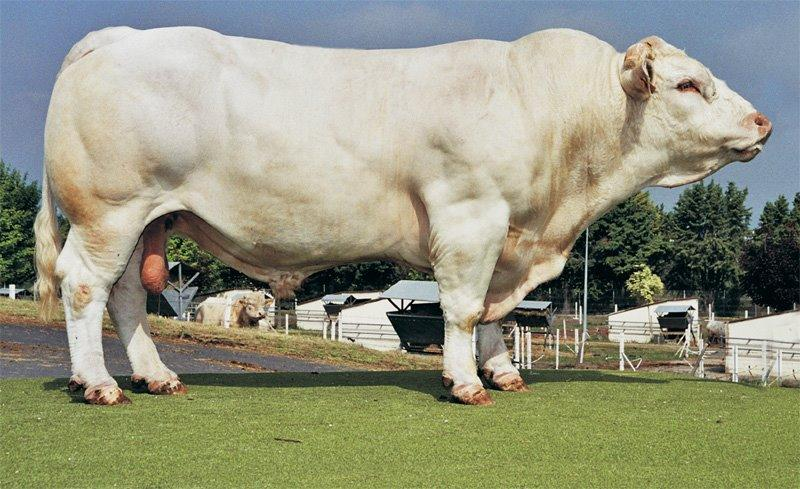
#> input picture cow-and-buffalo.v1i.tensorflow/test/-Charolais_jpg.rf.94b25630b3f559b6bf55c8a1b7389762.jpg, 800 x 489 px
$ python -i breed_database.py   (imports and definitions only)
#> lines starting #> are read from the running program, lines starting #| are printed output that depends on the picture; after the words box and inside, x2 and y2 are one past the last pixel; in counts of white or black regions, pixels touching at a corner belong together
#> further down, picture is the input picture: shape (489, 800, 3); mean B, G, R 126.9, 149.2, 148
#!/usr/bin/env python3
"""
Python version of the comprehensive breed database
Converted from breed-database.js for backend integration
"""

import math

BREED_DATABASE = {
    "buffalo": {
        "murrah": {
            "name": "Murrah",
            "origin": "India (Haryana)",
            "characteristics": {
                "color": "Jet black",
                "bodyType": "Heavy, compact body",
                "horns": "Short, tightly curled",
                "size": "Large",
                "weight": "Male: 500-600kg, Female: 400-500kg"
            },
            "colorProfile": {
                "black": 0.85,
                "gray": 0.10,
                "brown": 0.03,
                "white": 0.02
            },
            "milkProduction": "High (1500-2500 liters/lactation)",
            "temperament": "Docile, good for dairy",
            "distribution": "India, Pakistan, Bangladesh, Nepal"
        },
        "jaffarabadi": {
            "name": "Jaffarabadi",
            "origin": "India (Gujarat)",
            "characteristics": {
                "color": "Dark gray to black",
                "bodyType": "Massive, heavy build",
                "horns": "Long, curved downward",
                "size": "Very large",
                "weight": "Male: 600-800kg, Female: 500-600kg"
            },
            "colorProfile": {
                "black": 0.70,
                "gray": 0.25,
                "brown": 0.03,
                "white": 0.02
            },
            "milkProduction": "Very high (2000-3000 liters/lactation)",
            "temperament": "Calm, excellent dairy breed",
            "distribution": "India (Gujarat), Pakistan"
        },
        "surti": {
            "name": "Surti",
            "origin": "India (Gujarat)",
            "characteristics": {
                "color": "Light gray to dark gray",
                "bodyType": "Medium, well-proportioned",
                "horns": "Medium length, curved",
                "size": "Medium",
                "weight": "Male: 400-500kg, Female: 350-450kg"
            },
            "colorProfile": {
                "black": 0.20,
                "gray": 0.70,
                "brown": 0.05,
                "white": 0.05
            },
            "milkProduction": "Good (1200-1800 liters/lactation)",
            "temperament": "Gentle, easy to handle",
            "distribution": "India (Gujarat, Maharashtra)"
        },
        "mehsana": {
            "name": "Mehsana",
            "origin": "India (Gujarat)",
            "characteristics": {
                "color": "Black with white markings",
                "bodyType": "Medium to large",
                "horns": "Medium, curved",
                "size": "Medium-large",
                "weight": "Male: 450-550kg, Female: 400-500kg"
            },
            "colorProfile": {
                "black": 0.60,
                "gray": 0.20,
                "brown": 0.05,
                "white": 0.15
            },
            "milkProduction": "High (1500-2200 liters/lactation)",
            "temperament": "Docile, good milkers",
            "distribution": "India (Gujarat)"
        },
        "nili_ravi": {
            "name": "Nili-Ravi",
            "origin": "Pakistan (Punjab)",
            "characteristics": {
                "color": "Black with white markings",
                "bodyType": "Heavy, well-built",
                "horns": "Short, tightly curled",
                "size": "Large",
                "weight": "Male: 500-600kg, Female: 450-550kg"
            },
            "colorProfile": {
                "black": 0.70,
                "gray": 0.15,
                "brown": 0.05,
                "white": 0.10
            },
            "milkProduction": "Very high (1800-2500 liters/lactation)",
            "temperament": "Calm, excellent dairy",
            "distribution": "Pakistan, India (Punjab)"
        },
        "bhadawari": {
            "name": "Bhadawari",
            "origin": "India (Uttar Pradesh)",
            "characteristics": {
                "color": "Copper brown to dark brown",
                "bodyType": "Medium, compact",
                "horns": "Medium length",
                "size": "Medium",
                "weight": "Male: 400-500kg, Female: 350-450kg"
            },
            "colorProfile": {
                "black": 0.10,
                "gray": 0.20,
                "brown": 0.65,
                "white": 0.05
            },
            "milkProduction": "Good (1000-1500 liters/lactation)",
            "temperament": "Hardy, good for draught",
            "distribution": "India (Uttar Pradesh, Madhya Pradesh)"
        }
    },
    "cattle": {
        "holstein_friesian": {
            "name": "Holstein Friesian",
            "origin": "Netherlands/Germany",
            "characteristics": {
                "color": "Black and white spotted",
                "bodyType": "Large, angular",
                "horns": "Polled or horned",
                "size": "Very large",
                "weight": "Male: 700-900kg, Female: 500-700kg"
            },
            "colorProfile": {
                "black": 0.40,
                "gray": 0.05,
                "brown": 0.05,
                "white": 0.50
            },
            "milkProduction": "Very high (6000-8000 liters/lactation)",
            "temperament": "Docile, high milk producers",
            "distribution": "Worldwide (dairy industry)"
        },
        "jersey": {
            "name": "Jersey",
            "origin": "Jersey Island (UK)",
            "characteristics": {
                "color": "Light brown to dark brown",
                "bodyType": "Small, refined",
                "horns": "Small, curved",
                "size": "Small",
                "weight": "Male: 400-500kg, Female: 300-400kg"
            },
            "colorProfile": {
                "black": 0.05,
                "gray": 0.05,
                "brown": 0.85,
                "white": 0.05
            },
            "milkProduction": "High (4000-6000 liters/lactation)",
            "temperament": "Gentle, efficient milkers",
            "distribution": "Worldwide (dairy industry)"
        },
        "sahiwal": {
            "name": "Sahiwal",
            "origin": "Pakistan/India",
            "characteristics": {
                "color": "Red to dark red",
                "bodyType": "Medium to large",
                "horns": "Medium length",
                "size": "Medium-large",
                "weight": "Male: 500-600kg, Female: 400-500kg"
            },
            "colorProfile": {
                "black": 0.05,
                "gray": 0.05,
                "brown": 0.85,
                "white": 0.05
            },
            "milkProduction": "Good (2000-3000 liters/lactation)",
            "temperament": "Hardy, heat tolerant",
            "distribution": "India, Pakistan, Bangladesh"
        },
        "gir": {
            "name": "Gir",
            "origin": "India (Gujarat)",
            "characteristics": {
                "color": "Red to dark red with white spots",
                "bodyType": "Large, well-built",
                "horns": "Long, curved",
                "size": "Large",
                "weight": "Male: 500-600kg, Female: 400-500kg"
            },
            "colorProfile": {
                "black": 0.05,
                "gray": 0.05,
                "brown": 0.70,
                "white": 0.20
            },
            "milkProduction": "Good (2000-3000 liters/lactation)",
            "temperament": "Docile, good milkers",
            "distribution": "India (Gujarat, Rajasthan)"
        },
        "red_sindhi": {
            "name": "Red Sindhi",
            "origin": "Pakistan (Sindh)",
            "characteristics": {
                "color": "Deep red",
                "bodyType": "Medium, compact",
                "horns": "Medium length",
                "size": "Medium",
                "weight": "Male: 400-500kg, Female: 300-400kg"
            },
            "colorProfile": {
                "black": 0.05,
                "gray": 0.05,
                "brown": 0.85,
                "white": 0.05
            },
            "milkProduction": "Good (1500-2500 liters/lactation)",
            "temperament": "Hardy, heat tolerant",
            "distribution": "Pakistan, India, Bangladesh"
        },
        "tharparkar": {
            "name": "Tharparkar",
            "origin": "India (Rajasthan)",
            "characteristics": {
                "color": "White to light gray",
                "bodyType": "Medium to large",
                "horns": "Medium length",
                "size": "Medium-large",
                "weight": "Male: 450-550kg, Female: 350-450kg"
            },
            "colorProfile": {
                "black": 0.05,
                "gray": 0.20,
                "brown": 0.10,
                "white": 0.65
            },
            "milkProduction": "Good (1500-2500 liters/lactation)",
            "temperament": "Hardy, drought resistant",
            "distribution": "India (Rajasthan, Gujarat)"
        }
    }
}

def analyze_image_color_profile(image):
    """
    Analyze image to extract color profile for breed matching
    Returns dictionary with color percentages
    """
    import cv2
    import numpy as np

    # Convert to RGB if needed
    if len(image.shape) == 3 and image.shape[2] == 3:
        rgb_image = image
    else:
        rgb_image = cv2.cvtColor(image, cv2.COLOR_BGR2RGB)

    # Resize for consistent analysis
    rgb_image = cv2.resize(rgb_image, (224, 224))
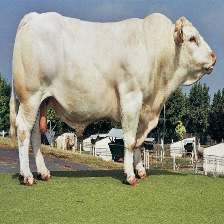
#> rgb_image: shape (224, 224, 3); mean B, G, R 126.8, 149, 147.8

    # Convert to HSV for better color analysis
    hsv_image = cv2.cvtColor(rgb_image, cv2.COLOR_RGB2HSV)
#> hsv_image: shape (224, 224, 3); mean H, S, V 78.5, 69.4, 157.6

    # Define color ranges in HSV
    color_ranges = {
        'black': [(0, 0, 0), (180, 255, 50)],      # Very dark colors
        'white': [(0, 0, 200), (180, 30, 255)],   # Very light colors
        'brown': [(10, 50, 20), (20, 255, 200)],  # Brown/red range
        'gray': [(0, 0, 50), (180, 30, 200)]      # Gray range
    }

    total_pixels = rgb_image.shape[0] * rgb_image.shape[1]
#> total_pixels = 50176
    color_profile = {}

    for color_name, (lower, upper) in color_ranges.items():
        lower = np.array(lower)
        upper = np.array(upper)
        mask = cv2.inRange(hsv_image, lower, upper)
        pixel_count = np.sum(mask > 0)
        color_profile[color_name] = pixel_count / total_pixels
#> this loop made 4 passes
#> pixel_count on passes 1 to 4: 3256, 9925, 5975, 2484
#> pass 1, in analyze_image_color_profile, `mask = cv2.inRange(hsv_image, lower, upper)`:
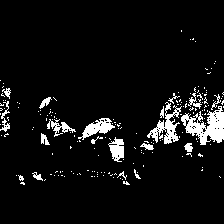
#> mask: shape (224, 224); 6.5% white; 180 white regions (160 under 20 px), largest, box (x1, y1, x2, y2) and area: (181, 106, 224, 145) 882, (147, 102, 182, 144) 513, (78, 118, 115, 140) 342
#> pass 2, in analyze_image_color_profile, `mask = cv2.inRange(hsv_image, lower, upper)`:
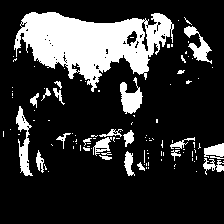
#> mask: shape (224, 224); 19.8% white; 113 white regions (90 under 20 px), largest, box (x1, y1, x2, y2) and area: (14, 12, 174, 92) 6704, (16, 106, 33, 176) 496, (120, 77, 143, 114) 466
#> pass 3, in analyze_image_color_profile, `mask = cv2.inRange(hsv_image, lower, upper)`:
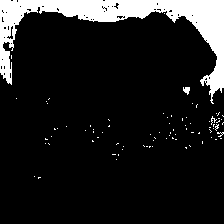
#> mask: shape (224, 224); 11.9% white; 81 white regions (79 under 20 px), largest, box (x1, y1, x2, y2) and area: (0, 0, 224, 104) 5739, (183, 87, 190, 95) 38
#> after the loop, color_profile = {'black': 0.0649, 'white': 0.198, 'brown': 0.119, 'gray': 0.0495}

    # Normalize to ensure sum is 1.0
    total = sum(color_profile.values())
#> total = 0.431
    if total > 0:
        color_profile = {k: v/total for k, v in color_profile.items()}
#> color_profile = {'black': 0.15, 'white': 0.459, 'brown': 0.276, 'gray': 0.115}
    else:
        # Fallback if no colors detected
        color_profile = {'black': 0.25, 'white': 0.25, 'brown': 0.25, 'gray': 0.25}

    return color_profile

# [55 lines left out: functions calculate_breed_match_score, find_best_matching_breed, get_breed_information, not called in this run]

def get_all_breeds(animal_type):
    """Get all breeds for a specific animal type"""
    return BREED_DATABASE.get(animal_type.lower(), {})

# [10 lines left out: function get_breed_statistics, not called in this run]

>>> import cv2
>>> picture = cv2.imread('cow-and-buffalo.v1i.tensorflow/test/-Charolais_jpg.rf.94b25630b3f559b6bf55c8a1b7389762.jpg')
>>> result = analyze_image_color_profile(picture)
#> result has the same summary as color_profile in analyze_image_color_profile
